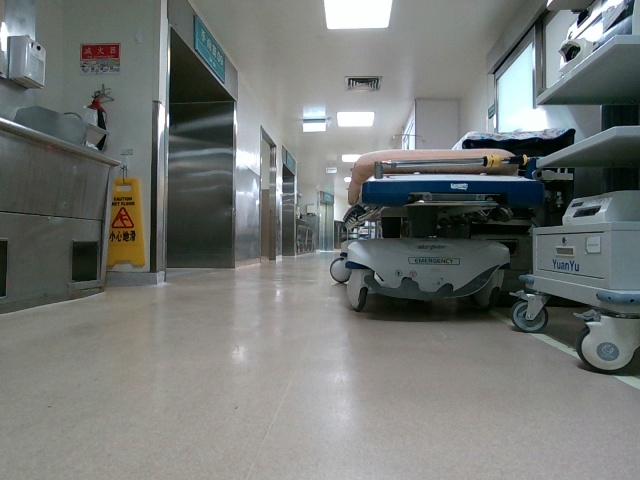
#> input picture assets/image.jpg, 640 x 480 px
$ python visualize_average_masks.py --masks-dir assets   (older library calls are emulated)
#> lines starting #> are read from the running program, lines starting #| are printed output that depends on the picture
#!/usr/bin/env python3
from __future__ import annotations

import argparse
from pathlib import Path
from typing import Optional

import cv2
import numpy as np


IMAGE_EXTS = {".jpg", ".jpeg", ".png", ".bmp", ".tiff", ".tif"}


def _get_image_files(root: Path) -> list[Path]:
    return [
        p
        for p in root.iterdir()
        if p.is_file() and p.suffix.lower() in IMAGE_EXTS
    ]


# [29 lines left out: functions _build_rgb_index, _find_rgb_image, not called in this run]


def _annotate_controls(
    img,
    frame_idx: Optional[int] = None,
    total_frames: Optional[int] = None,
) -> None:
    cv2.putText(
        img,
        "SPACE: next  Q: quit",
        (10, 30),
        cv2.FONT_HERSHEY_SIMPLEX,
        1.0,
        (0, 255, 0),
        2,
        cv2.LINE_AA,
    )
    if frame_idx is not None and total_frames is not None:
        h = img.shape[0]
        cv2.putText(
            img,
            f"Frame {frame_idx}/{total_frames}",
            (10, max(h - 10, 10)),
            cv2.FONT_HERSHEY_SIMPLEX,
            0.8,
            (0, 255, 0),
            2,
            cv2.LINE_AA,
        )


# [26 lines left out: function _make_overlay, not called in this run]


def _colorize_mask(
    mask: np.ndarray,
    frame_idx: Optional[int] = None,
    total_frames: Optional[int] = None,
) -> np.ndarray:
    mask_u8 = cv2.normalize(
        mask,
        None,
        alpha=0,
        beta=255,
        norm_type=cv2.NORM_MINMAX,
        dtype=cv2.CV_8U,
    )
    color = cv2.applyColorMap(mask_u8, cv2.COLORMAP_JET)
    _annotate_controls(
        color,
        frame_idx=frame_idx,
        total_frames=total_frames,
    )
    return color


def parse_args() -> argparse.Namespace:
    parser = argparse.ArgumentParser(
        description=(
            "Visualize a directory of average mask images, optionally overlaid on RGB frames.\n"
            "Typical usage:\n"
            "  python visualize_average_masks.py --masks-dir /data/masks/episode/average_mask\n"
            "  python visualize_average_masks.py --masks-dir /data/masks/episode/average_mask "
            "--rgb-dir /data/rgb_frames/episode"
        )
    )
    parser.add_argument(
        "--masks-dir",
        required=True,
        type=Path,
        help=(
            "Directory containing mask images (e.g. an 'average_mask' directory "
            "produced by aggregate_masks.py)."
        ),
    )
    parser.add_argument(
        "--rgb-dir",
        type=Path,
        default='/data/raw_data/with_bed/',
        help=(
            "Optional directory containing RGB images with filenames matching the masks. "
            "If provided, masks are shown as an overlay on the corresponding RGB frame."
        ),
    )
    return parser.parse_args()


def main() -> None:
    args = parse_args()
    masks_dir: Path = args.masks_dir.expanduser().resolve()
    rgb_dir: Optional[Path] = (
        args.rgb_dir.expanduser().resolve() if args.rgb_dir is not None else None
    )
    rgb_index: Optional[dict[str, Path]] = None

    if not masks_dir.is_dir():
        raise FileNotFoundError(f"masks_dir is not a directory: {masks_dir}")

    mask_paths = sorted(_get_image_files(masks_dir))
    if not mask_paths:
        # If no masks are found directly under the given directory,
        # fall back to an "average_mask" subdirectory if it exists.
        fallback_dir = masks_dir / "average_mask"
        if fallback_dir.is_dir():
            fallback_masks = sorted(_get_image_files(fallback_dir))
            if fallback_masks:
                print(
                    f"No mask images found in {masks_dir}, "
                    f"falling back to {fallback_dir}"
                )
                masks_dir = fallback_dir
                mask_paths = fallback_masks

    if not mask_paths:
        print(f"No mask images found in {masks_dir}")
        return

    # Derive the episode directory name from the masks directory.
    # If masks_dir is an 'average_mask' subdir, the episode is its parent.
    if masks_dir.name == "average_mask":
        episode_dir = masks_dir.parent
    else:
        episode_dir = masks_dir

    rgb_root_for_index: Optional[Path] = None
    if rgb_dir is not None and not rgb_dir.is_dir():
        print(f"Warning: rgb_dir is not a directory, ignoring: {rgb_dir}")
        rgb_dir = None
    if rgb_dir is not None:
        # The user may pass a root directory that contains multiple episodes.
        # Prefer the subdirectory that matches the masks episode name.
        candidate = rgb_dir / episode_dir.name
        rgb_root_for_index = candidate if candidate.is_dir() else rgb_dir

        rgb_index = _build_rgb_index(rgb_root_for_index)
        if not rgb_index:
            print(
                f"Warning: no RGB images found under {rgb_root_for_index}; "
                "showing masks only."
            )

    rgb_frame_positions: Optional[dict[str, int]] = None
    total_frames: int
    if rgb_index:
        # When RGB images are provided, base the frame index on
        # the ordering of RGB frames, not the masks.
        sorted_rgb_names = sorted(rgb_index.keys())
        rgb_frame_positions = {
            name: i for i, name in enumerate(sorted_rgb_names, start=1)
        }
        total_frames = len(sorted_rgb_names)
    else:
        total_frames = len(mask_paths)

    window_name = "average masks"
    print(f"Found {len(mask_paths)} mask images in {masks_dir}")
    if rgb_root_for_index is not None:
        print(f"Using RGB images from: {rgb_root_for_index}")

    for idx, mask_path in enumerate(mask_paths, start=1):
        mask = cv2.imread(str(mask_path), cv2.IMREAD_GRAYSCALE)
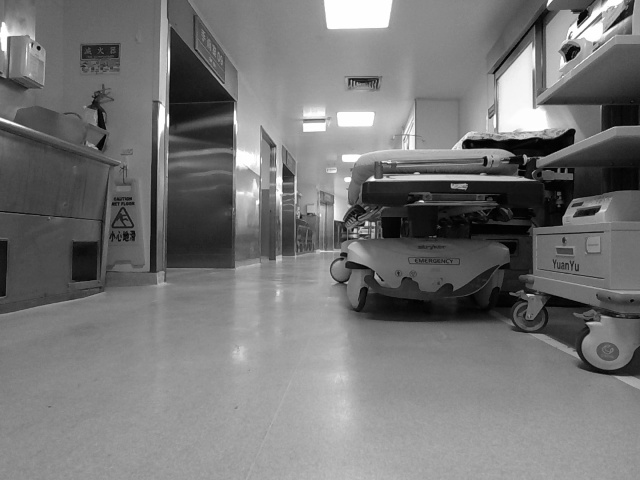
#> mask: shape (480, 640); min 0, max 255, mean 118.1
        if mask is None:
            continue

        vis_img = None
        display_idx: Optional[int] = None
        rgb_path: Optional[Path] = None
        if rgb_index is not None:
            rgb_path = _find_rgb_image(mask_path, rgb_index)
            if rgb_path is not None:
                rgb_img = cv2.imread(str(rgb_path), cv2.IMREAD_COLOR)
                if rgb_img is not None:
                    if rgb_frame_positions is not None:
                        display_idx = rgb_frame_positions.get(rgb_path.name)
                    vis_img = _make_overlay(
                        mask,
                        rgb_img,
                        frame_idx=display_idx,
                        total_frames=total_frames if display_idx is not None else None,
                    )

        if vis_img is None:
            # If there is no RGB context, use the mask sequence index.
            if rgb_index is None:
                display_idx = idx
            vis_img = _colorize_mask(
                mask,
                frame_idx=display_idx,
                total_frames=total_frames if display_idx is not None else None,
            )
#> in _colorize_mask, `color = cv2.applyColorMap(mask_u8, cv2.COLORMAP_JET)`:
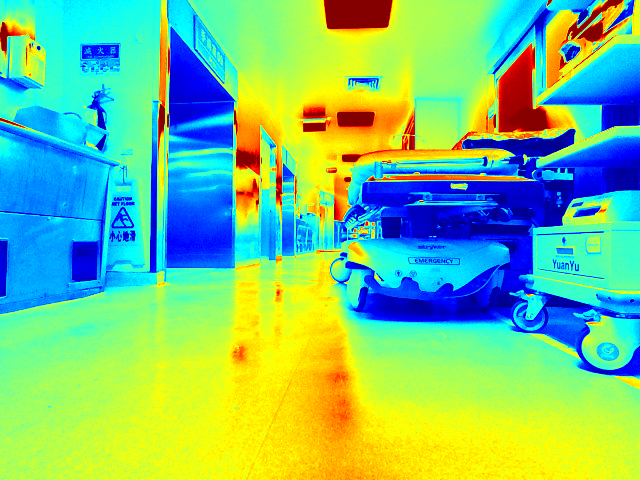
#> color: shape (480, 640, 3); mean B, G, R 128.8, 195.6, 120
#> in _annotate_controls, `cv2.putText( img, f"Frame {frame_idx}/{total_frames}", (10, max(h - 10..`:
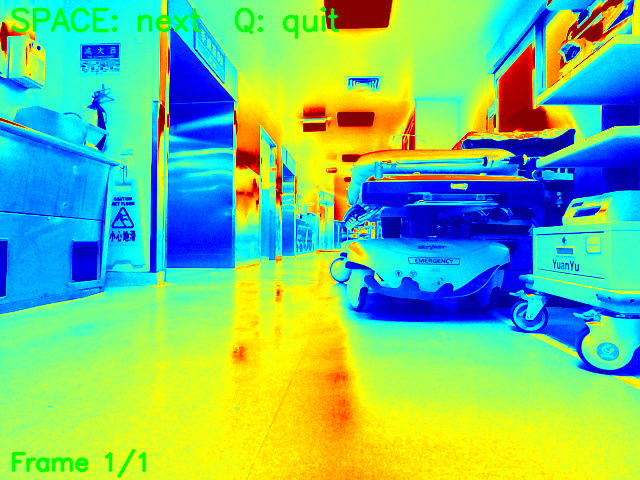
#> img: shape (480, 640, 3); mean B, G, R 127.4, 195.7, 118.8

        cv2.imshow(window_name, vis_img)
        key = cv2.waitKey(0) & 0xFF
#> (key q is pressed here)
        if key in (27, ord("q"), ord("Q")):
            break

    cv2.destroyAllWindows()


if __name__ == "__main__":
    main()
